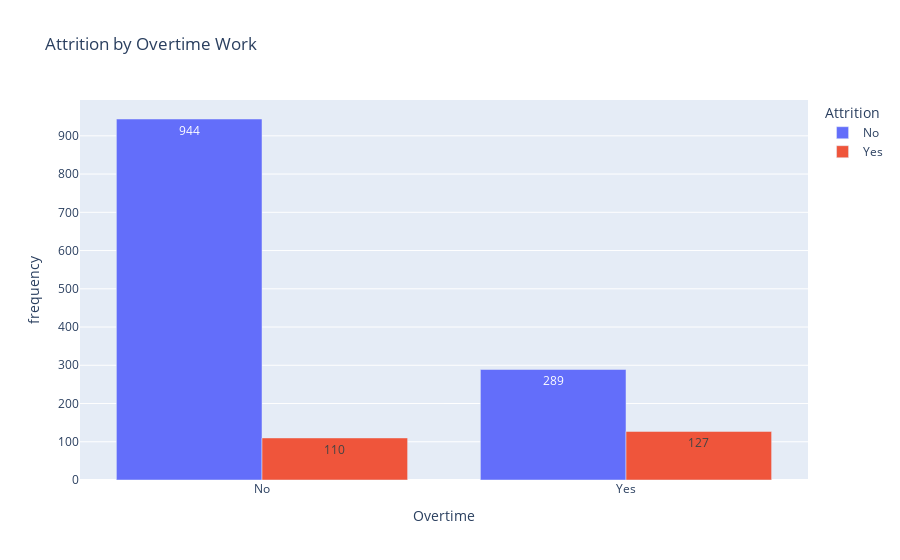

Here is the notebook cell this chart was saved with:
### Code cell
# Attrition by Overtime Work
fig_overtime = px.bar(
    df_cleaned.groupby("OverTime")["Attrition"].value_counts().unstack(),
    title="Attrition by Overtime Work",
    labels={"value": "frequency", "OverTime": "Overtime"},
    barmode="group",
    color_discrete_sequence=["#636EFA", "#EF553B"],
    text_auto= True
)
fig_overtime.show()

### Figure 1 — Plotly figure (JSON) as saved in the notebook; plotly's stock layout.template omitted (floating-point values rounded to 4 significant figures)
{"data": [{"alignmentgroup": "True", "hovertemplate": "Attrition=No<br>Overtime=%{x}<br>frequency=%{y}<extra></extra>", "legendgroup": "No", "marker": {"color": "#636EFA", "pattern": {"shape": ""}}, "name": "No", "offsetgroup": "No", "orientation": "v", "showlegend": true, "textposition": "auto", "texttemplate": "%{y}", "type": "bar", "x": ["No", "Yes"], "xaxis": "x", "y": [944, 289], "yaxis": "y"}, {"alignmentgroup": "True", "hovertemplate": "Attrition=Yes<br>Overtime=%{x}<br>frequency=%{y}<extra></extra>", "legendgroup": "Yes", "marker": {"color": "#EF553B", "pattern": {"shape": ""}}, "name": "Yes", "offsetgroup": "Yes", "orientation": "v", "showlegend": true, "textposition": "auto", "texttemplate": "%{y}", "type": "bar", "x": ["No", "Yes"], "xaxis": "x", "y": [110, 127], "yaxis": "y"}], "layout": {"barmode": "group", "legend": {"title": {"text": "Attrition"}, "tracegroupgap": 0}, "title": {"text": "Attrition by Overtime Work"}, "xaxis": {"anchor": "y", "domain": [0, 1], "title": {"text": "Overtime"}}, "yaxis": {"anchor": "x", "domain": [0, 1], "title": {"text": "frequency"}}}}
